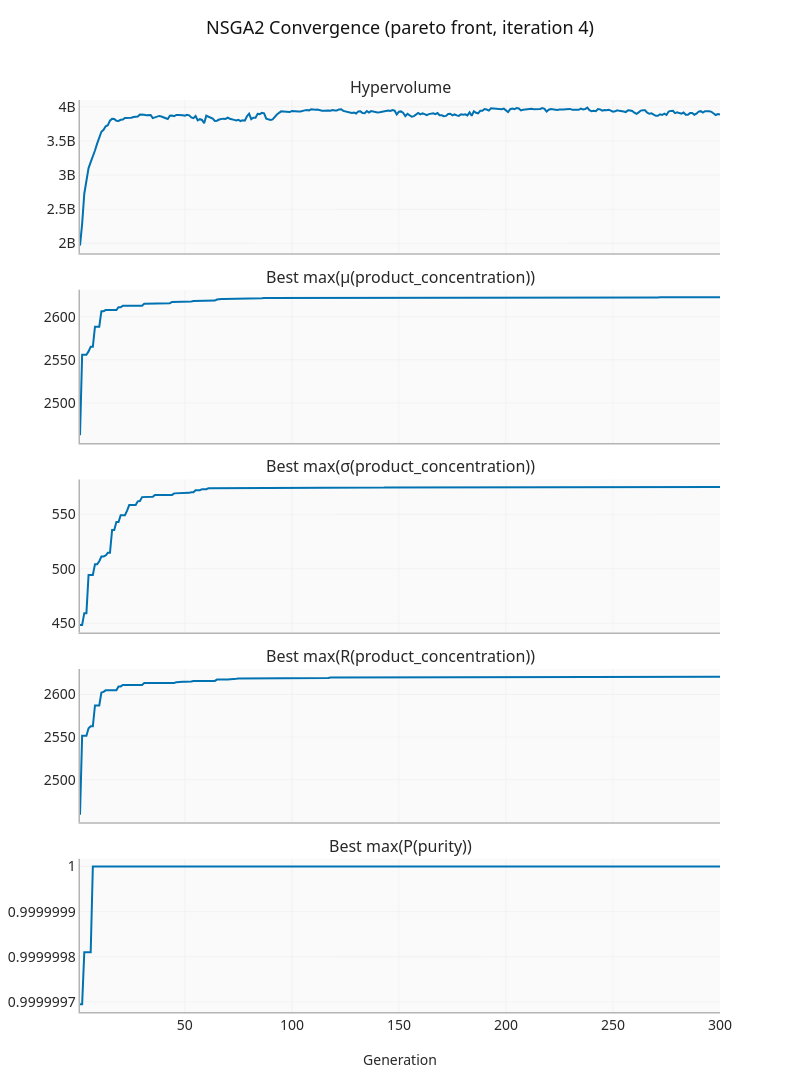

Here is the notebook cell this chart was saved with:
### Code cell
def plot_convergence(convergence, objectives, title, filename=None):
    """Hypervolume plus best value of each objective per NSGA2 generation."""
    n_rows = 1 + len(objectives)
    fig = make_subplots(
        rows=n_rows,
        cols=1,
        shared_xaxes=True,
        vertical_spacing=0.04,
        subplot_titles=["Hypervolume"] + [f"Best {obj.removeprefix('obj:')}" for obj in objectives],
    )
    for row, column in enumerate(["hypervolume"] + objectives, start=1):
        fig.add_trace(
            go.Scatter(
                x=convergence["n_gen"],
                y=convergence[column],
                mode="lines",
                line=dict(width=2, color="#0072B2"),
                showlegend=False,
            ),
            row=row,
            col=1,
        )
    fig.update_xaxes(title_text="Generation", row=n_rows, col=1)
    fig.update_layout(title=title, height=220 * n_rows, width=800)
    if filename:
        fig.write_image(f"{PDF_FOLDER}/{filename}.pdf")
    fig.show()
    return fig


fig = plot_convergence(
    convergence,
    objectives,
    title=f"NSGA2 Convergence ({FRONT.replace('_', ' ')}, iteration {ITERATION})",
)
fig.write_image(f"{PDF_FOLDER}/convergence_{FRONT}_iteration_{ITERATION}.pdf")

### Figure 1 — Plotly figure (JSON) as saved in the notebook; plotly's stock layout.template omitted (floating-point values rounded to 4 significant figures; data arrays with more than 128 entries replaced by an {"elided": "..."} marker saying what was removed)
{"data": [{"line": {"color": "#0072B2", "width": 2}, "mode": "lines", "showlegend": false, "type": "scatter", "x": {"elided": "300 int values"}, "xaxis": "x", "y": {"elided": "300 float values"}, "yaxis": "y"}, {"line": {"color": "#0072B2", "width": 2}, "mode": "lines", "showlegend": false, "type": "scatter", "x": {"elided": "300 int values"}, "xaxis": "x2", "y": {"elided": "300 float values"}, "yaxis": "y2"}, {"line": {"color": "#0072B2", "width": 2}, "mode": "lines", "showlegend": false, "type": "scatter", "x": {"elided": "300 int values"}, "xaxis": "x3", "y": {"elided": "300 float values"}, "yaxis": "y3"}, {"line": {"color": "#0072B2", "width": 2}, "mode": "lines", "showlegend": false, "type": "scatter", "x": {"elided": "300 int values"}, "xaxis": "x4", "y": {"elided": "300 float values"}, "yaxis": "y4"}, {"line": {"color": "#0072B2", "width": 2}, "mode": "lines", "showlegend": false, "type": "scatter", "x": {"elided": "300 int values"}, "xaxis": "x5", "y": {"elided": "300 float values"}, "yaxis": "y5"}], "layout": {"annotations": [{"font": {"size": 16}, "showarrow": false, "text": "Hypervolume", "x": 0.5, "xanchor": "center", "xref": "paper", "y": 1, "yanchor": "bottom", "yref": "paper"}, {"font": {"size": 16}, "showarrow": false, "text": "Best max(μ(product_concentration))", "x": 0.5, "xanchor": "center", "xref": "paper", "y": 0.792, "yanchor": "bottom", "yref": "paper"}, {"font": {"size": 16}, "showarrow": false, "text": "Best max(σ(product_concentration))", "x": 0.5, "xanchor": "center", "xref": "paper", "y": 0.584, "yanchor": "bottom", "yref": "paper"}, {"font": {"size": 16}, "showarrow": false, "text": "Best max(R(product_concentration))", "x": 0.5, "xanchor": "center", "xref": "paper", "y": 0.376, "yanchor": "bottom", "yref": "paper"}, {"font": {"size": 16}, "showarrow": false, "text": "Best max(P(purity))", "x": 0.5, "xanchor": "center", "xref": "paper", "y": 0.168, "yanchor": "bottom", "yref": "paper"}], "height": 1100, "title": {"text": "NSGA2 Convergence (pareto front, iteration 4)"}, "width": 800, "xaxis": {"anchor": "y", "domain": [0, 1], "matches": "x5", "showticklabels": false}, "xaxis2": {"anchor": "y2", "domain": [0, 1], "matches": "x5", "showticklabels": false}, "xaxis3": {"anchor": "y3", "domain": [0, 1], "matches": "x5", "showticklabels": false}, "xaxis4": {"anchor": "y4", "domain": [0, 1], "matches": "x5", "showticklabels": false}, "xaxis5": {"anchor": "y5", "domain": [0, 1], "title": {"text": "Generation"}}, "yaxis": {"anchor": "x", "domain": [0.832, 1]}, "yaxis2": {"anchor": "x2", "domain": [0.624, 0.792]}, "yaxis3": {"anchor": "x3", "domain": [0.416, 0.584]}, "yaxis4": {"anchor": "x4", "domain": [0.208, 0.376]}, "yaxis5": {"anchor": "x5", "domain": [0, 0.168]}}}
